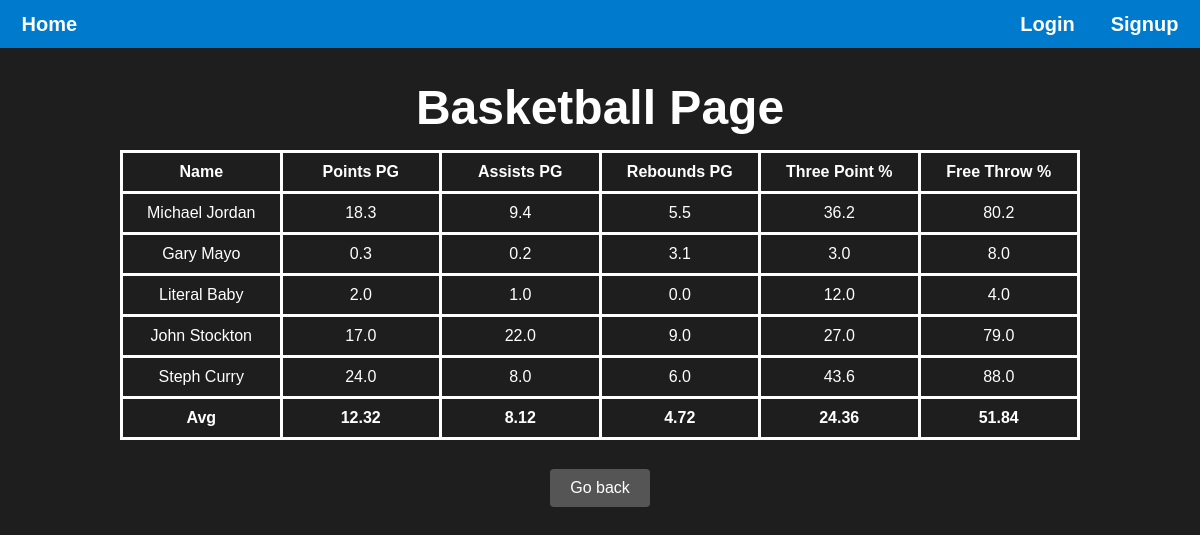
Screenshot of /basketball/ with the database file from the repository.
### main/models.py (models this page shows, shortened)
class BasketballStat(models.Model):
    athlete = models.OneToOneField(Athlete, on_delete=models.CASCADE, primary_key=True)
    pointsPG = models.FloatField(blank=True, default=0)
    assistsPG = models.FloatField(blank=True, default=0)
    reboundsPG = models.FloatField(blank=True, default=0)
    threePPerc = models.FloatField(blank=True, default=0)
    freeThrowPerc = models.FloatField(blank=True, default=0)

class Athlete(models.Model):
    SPORT_CHOICES = [
        ('baseball', 'baseball'),
        ('basketball', 'basketball'),
        ('soccer', 'soccer'),
        ('football', 'football'),
    ]
    id = models.AutoField(primary_key=True)
    firstName = models.CharField(max_length=20, default='N/A')
    lastName = models.CharField(max_length=20, default='N/A')
    height = models.CharField(max_length=5, default='N/A',blank=True, null=True)
    weight = models.IntegerField(blank=True, null=True)
    birthDate = models.DateField(blank=True, null=True)
    age = models.IntegerField(blank=True, null=True)
    wins = models.IntegerField(default=0)
    losses = models.IntegerField(default=0)
    joinYear = models.IntegerField(blank=True, null=True)
    sport = models.CharField(max_length=20, choices=SPORT_CHOICES, default='Baseball')
    teamName = models.CharField(max_length=20, default='N/A')
    position = models.CharField(max_length=20, default='N/A', blank=True, null=True)
    numViews = models.IntegerField(default=0, blank=True, null=True)

### main/views.py (the view)
# urls.py: path("<str:sport>/", views.sports_page, name ="sports_page"),
def sports_page(request, sport):
    sort_num = request.GET.get('sort_num', 0)
    logged_in = request.session.get('logged_in', False)
    curr_user_name = request.session.get('curr_user_name', "")
    is_admin = False
    header = table_header(sport)
    if logged_in and curr_user_name:
        try:
            user = User.objects.get(userName=curr_user_name)
            is_admin = user.isAdmin
        except User.DoesNotExist:
            is_admin = False
    stats = get_sorted_sports_stats(sport, int(sort_num))
    avg_stats_footer = get_avg(stats, sport)
    are_stats = bool(stats)
    context = {
        "logged_in": logged_in,
        "curr_user_name": curr_user_name,
        "is_admin": is_admin,
        "are_stats": are_stats,
        "sport": sport,
        "stats": stats,
        "header": header,
        "avg_stats_footer": avg_stats_footer
    }
    return render(request, "main/sports_page.html", context)

### main/views.py (called while the page is built)
def table_header(sport):
    if sport == "baseball":
        header = ['Name', 'Batting Avg', 'Home Runs', 'ERA', 'RBI', 'Stolen Bases']
    elif sport == "basketball":
        header = ['Name', 'Points PG', 'Assists PG', 'Rebounds PG', 'Three Point %', 'Free Throw %']
    elif sport == "soccer":
        header = ['Name', 'Goals', 'Shots', 'Saves', 'Fouls', 'Minutes Played']
    else:
        header = ['Name', 'Passing Yards', 'Rushing Yards', 'Tackles', 'Sacks', 'Interceptions']
    return header

### main/templates/main/sports_page.html (shortened to what this page needs)
{% load static %}
<!DOCTYPE html>
<html lang="en">
<head>
    <link rel="stylesheet" href="{% static 'styles.css' %}" />
</head>
<body>
    <div class="header">
        <p><a href="{% url 'landing_page' %}">Home</a></p>
        <div class="header-container">
            {% if not logged_in %}
            <p><a href="{% url 'login_page' %}">Login</a></p>
            <p><a href="{% url 'signup_page' %}">Signup</a></p>
            {% else %}
            <p><a href="{% url 'logout' %}">Logout</a></p>
            <p><a href="{% url 'user_page' curr_user_name %}">Profile</a></p>
            {% endif %}
        </div>
    </div>
    <h1>{{ sport|capfirst }} Page</h1>
    {% if are_stats %}
    <table>
        <tr>
            <th><a href="{% url 'sports_page' sport=sport %}?sort_num=1">{{ header.0 }}</a></th>
            <th><a href="{% url 'sports_page' sport=sport %}?sort_num=2">{{ header.1 }}</a></th>
            <th><a href="{% url 'sports_page' sport=sport %}?sort_num=3">{{ header.2 }}</a></th>
            <th><a href="{% url 'sports_page' sport=sport %}?sort_num=4">{{ header.3 }}</a></th>
            <th><a href="{% url 'sports_page' sport=sport %}?sort_num=5">{{ header.4 }}</a></th>
            <th><a href="{% url 'sports_page' sport=sport %}?sort_num=6">{{ header.5 }}</a></th>
        </tr>
        {% for stat in stats %}
        <tr>
            <td>
                <a href="{% url 'athlete_page' sport=sport athlete_id=stat.athlete.id %}">
                    {{ stat.athlete.firstName }} {{ stat.athlete.lastName }}
                </a>
            </td>
            {% if sport == "baseball" %}
                <td>{{ stat.battingAvg }}</td>
                <td>{{ stat.homeRuns }}</td>
                <td>{{ stat.era }}</td>
                <td>{{ stat.rbi }}</td>
                <td>{{ stat.stolenBases }}</td>
            {% elif sport == "basketball" %}
                <td>{{ stat.pointsPG }}</td>
                <td>{{ stat.assistsPG }}</td>
                <td>{{ stat.reboundsPG }}</td>
                <td>{{ stat.threePPerc }}</td>
                <td>{{ stat.freeThrowPerc }}</td>
            {% elif sport == "soccer" %}
                <td>{{ stat.goalsScored }}</td>
                <td>{{ stat.shots }}</td>
                <td>{{ stat.saves }}</td>
                <td>{{ stat.fouls }}</td>
                <td>{{ stat.minutesPlayed }}</td>
            {% elif sport == "football" %}
                <td>{{ stat.passingYards }}</td>
                <td>{{ stat.rushingYards }}</td>
                <td>{{ stat.tackles }}</td>
                <td>{{ stat.sacks }}</td>
                <td>{{ stat.interceptions }}</td>
            {% endif %}
        </tr>
    {% endfor %}
    <tr>
        <th>{{ avg_stats_footer.0 }}</th>
        <th>{{ avg_stats_footer.1|floatformat:2 }}</th>
        <th>{{ avg_stats_footer.2|floatformat:2 }}</th>
        <th>{{ avg_stats_footer.3|floatformat:2 }}</th>
        <th>{{ avg_stats_footer.4|floatformat:2 }}</th>
        <th>{{ avg_stats_footer.5|floatformat:2 }}</th>
    </tr>
    </table>
    {% else %}
        <h2>There aren't any {{ sport|capfirst }} stats, try adding some?</h2>
    {% endif %}
    <div class="additional-buttons">
        <form action="{% url 'landing_page' %}" method="get" style="display:inline;">
            <button type="submit" class="btn-secondary">Go back</button>
        </form>
    </div>
</body>
</html>

### main/static/styles.css (style rules this page uses)
body { background-color: #1e1e1e; color: #ffffff; font-family: Arial, sans-serif; display: flex; flex-direction: column; align-items: center; min-height: 100vh; margin: 0; }
.header { display: flex; flex: auto; background-color: #007acc; font-size: 20px; font-weight: 600; justify-content: space-around; align-items: center; gap: 75%; max-height: 48px; min-width: 100%; }
.header-container { display: flex; justify-content: space-between; gap: 36px; }
h1 { font-size: 3em; margin-bottom: 15px; }
a { color: inherit; text-decoration: none; }
button { font-size: 1em; color: #ffffff; background-color: #007acc; border: none; padding: 10px 20px; border-radius: 5px; cursor: pointer; margin: 5px; }
.additional-buttons { display: flex; justify-content: center; gap: 1rem; margin-top: 1.5rem; }
.btn-secondary { padding: 10px 20px; background-color: #555; color: #fff; border: none; border-radius: 4px; cursor: pointer; }
table { border: 3px solid; border-collapse: collapse; text-align: center; width: 80%; table-layout: fixed; }
th, td { border: 3px solid; padding: 10px; }

### rows the page displays
BasketballStat: athlete.firstName "Michael", athlete.lastName "Jordan", pointsPG "18.3", assistsPG "9.4", reboundsPG "5.5", threePPerc "36.2", freeThrowPerc "80.2"
BasketballStat: athlete.firstName "Gary", athlete.lastName "Mayo", pointsPG "0.3", assistsPG "0.2", reboundsPG "3.1", threePPerc "3.0", freeThrowPerc "8.0"
BasketballStat: athlete.firstName "Literal", athlete.lastName "Baby", pointsPG "2.0", assistsPG "1.0", reboundsPG "0.0", threePPerc "12.0", freeThrowPerc "4.0"
BasketballStat: athlete.firstName "John", athlete.lastName "Stockton", pointsPG "17.0", assistsPG "22.0", reboundsPG "9.0", threePPerc "27.0", freeThrowPerc "79.0"
BasketballStat: athlete.firstName "Steph", athlete.lastName "Curry", pointsPG "24.0", assistsPG "8.0", reboundsPG "6.0", threePPerc "43.6", freeThrowPerc "88.0"

### other values shown
{{ sport|capfirst }} "Basketball"
{{ header.0 }} "Name"
{{ header.1 }} "Points PG"
{{ header.2 }} "Assists PG"
{{ header.3 }} "Rebounds PG"
{{ header.4 }} "Three Point %"
{{ header.5 }} "Free Throw %"
{{ avg_stats_footer.0 }} "Avg"
{{ avg_stats_footer.1|floatformat:2 }} "12.32"
{{ avg_stats_footer.2|floatformat:2 }} "8.12"
{{ avg_stats_footer.3|floatformat:2 }} "4.72"
{{ avg_stats_footer.4|floatformat:2 }} "24.36"
{{ avg_stats_footer.5|floatformat:2 }} "51.84"
